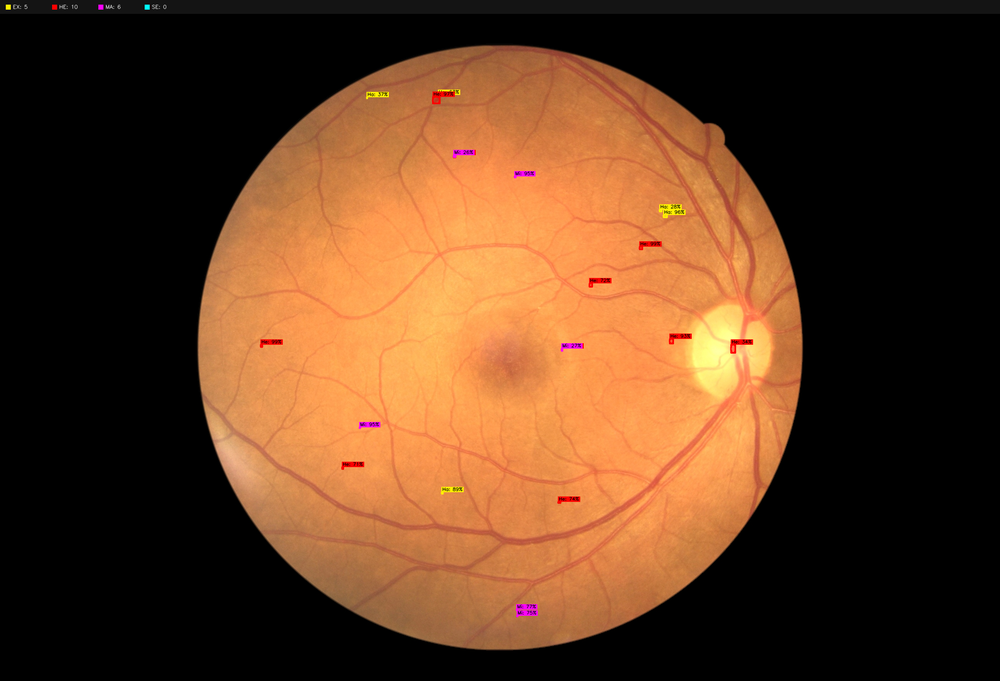
#> input picture reports/class_3_4_batch_10/sample_01_007-1774-100.png, 1000 x 681 px, shrunk from 2592 x 1764 before the run
$ python -i optic_disc.py   (imports and definitions only)
#> lines starting #> are read from the running program, lines starting #| are printed output that depends on the picture; after the words box and inside, x2 and y2 are one past the last pixel; in counts of white or black regions, pixels touching at a corner belong together
"""
Optic Disc (OD) Detector & False-Positive Suppressor for Retinal Fundus Images.

Resolves the critical false-positive bottleneck where the anatomical Optic Disc
(bright circular nerve head) is misclassified as Soft Exudates (SE) or Hard Exudates (EX).
"""

from __future__ import annotations

import cv2
import numpy as np


class OpticDiscDetector:
    """Detects Optic Disc location and suppresses false-positive exudate detections."""

    def __init__(self, expansion_factor: float = 1.25) -> None:
        """Initialize OpticDiscDetector.

        Args:
            expansion_factor: Multiplier to expand suppression radius beyond the disc edge.
        """
        self.expansion_factor = expansion_factor

    def detect(self, image_rgb: np.ndarray, fov_mask: np.ndarray | None = None) -> tuple[int, int, int] | None:
        """Detect the center coordinates (x, y) and radius r of the Optic Disc.

        Args:
            image_rgb: Input RGB image (H, W, 3).
            fov_mask: Optional binary FOV mask.

        Returns:
            Tuple (center_x, center_y, radius) or None if not found.
        """
        if image_rgb.dtype != np.uint8:
            img_uint8 = (np.clip(image_rgb, 0, 1) * 255).astype(np.uint8)
        else:
            img_uint8 = image_rgb.copy()

        # Convert to grayscale and apply FOV mask
        gray = cv2.cvtColor(img_uint8, cv2.COLOR_RGB2GRAY)
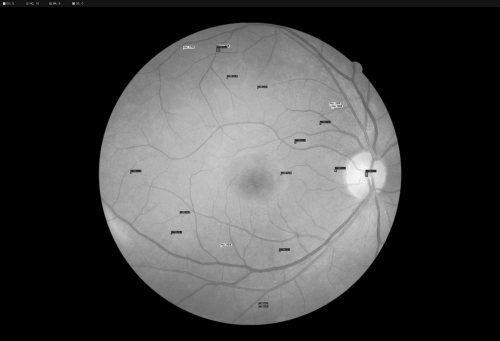
#> gray: shape (681, 1000) (shown at 1/2 size); min 0, max 245, mean 66.5
        if fov_mask is not None:
            gray = cv2.bitwise_and(gray, gray, mask=fov_mask)

        # Gaussian blur + large morphological closing to merge vessel-divided disc components
        blurred = cv2.GaussianBlur(gray, (25, 25), 0)
        kernel = cv2.getStructuringElement(cv2.MORPH_ELLIPSE, (35, 35))
        closed = cv2.morphologyEx(blurred, cv2.MORPH_CLOSE, kernel)
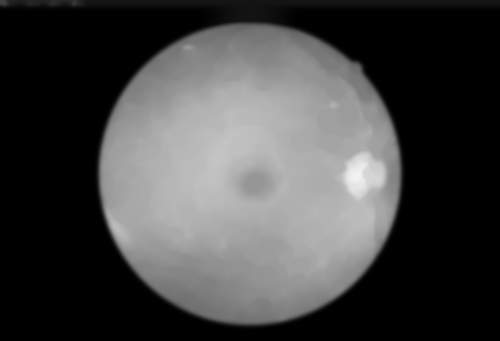
#> closed: shape (681, 1000) (shown at 1/2 size); min 0, max 243, mean 67.4

        # Adaptive thresholding for top 1.5% brightest region
        if fov_mask is not None and np.any(closed[fov_mask > 0]):
            thresh_val = np.percentile(closed[fov_mask > 0], 98.5)
        else:
            thresh_val = np.percentile(closed, 98.5)
#> thresh_val = 191

        _, od_bin = cv2.threshold(closed, int(thresh_val), 255, cv2.THRESH_BINARY)
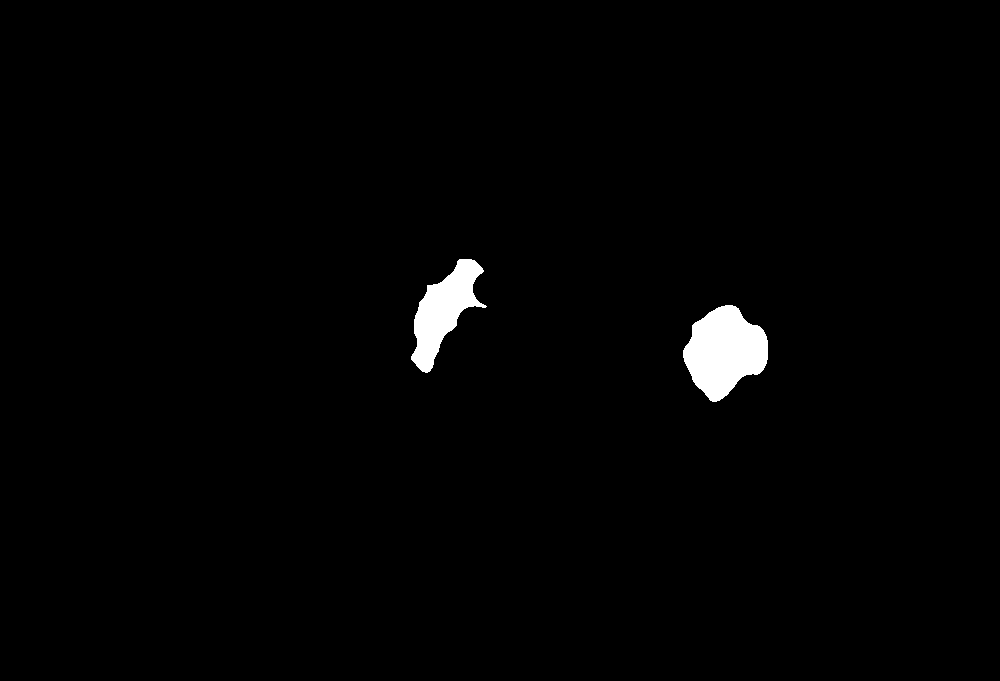
#> od_bin: shape (681, 1000); 1.4% white; 2 white regions
        if fov_mask is not None:
            od_bin = cv2.bitwise_and(od_bin, od_bin, mask=fov_mask)

        contours, _ = cv2.findContours(od_bin, cv2.RETR_EXTERNAL, cv2.CHAIN_APPROX_SIMPLE)
#> contours = 2 contours; box (x1, y1, x2, y2) and area: (683, 305, 768, 402) 5356, (411, 259, 487, 373) 3742
        if not contours:
            return None

        # Pick largest bright component
        best_cnt = max(contours, key=cv2.contourArea)
#> best_cnt = contour of 131 points, box (x1, y1, x2, y2) (683, 305, 768, 402), area 5356
        (cx, cy), radius = cv2.minEnclosingCircle(best_cnt)
#> cx = 722; cy = 353; radius = 49.03
        return (int(cx), int(cy), int(radius))

    # [65 lines left out: functions generate_suppression_mask, filter_boxes, not called in this run]

>>> import cv2
>>> picture = cv2.cvtColor(cv2.imread('../../reports/class_3_4_batch_10/sample_01_007-1774-100.png'), cv2.COLOR_BGR2RGB)
>>> result = OpticDiscDetector().detect(picture)
#> result = (722, 353, 49)

$ run again, on reports/class_3_4_batch_10/sample_02_007-1811-100.png
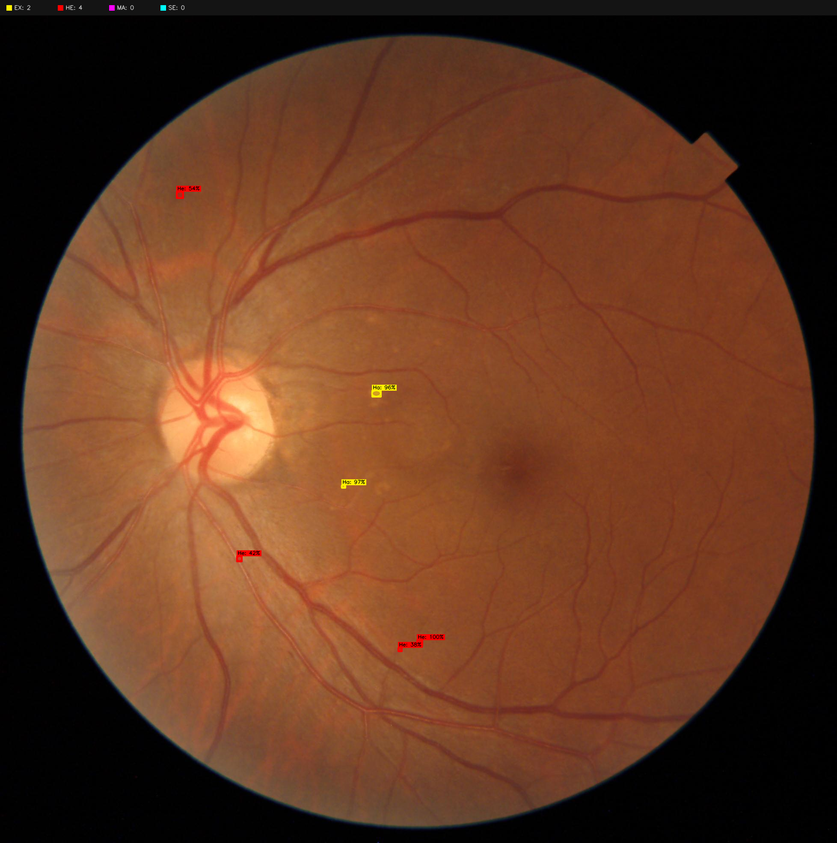
#> input picture reports/class_3_4_batch_10/sample_02_007-1811-100.png, 837 x 843 px, shrunk from 1956 x 1970 before the run
#> in detect, `gray = cv2.cvtColor(img_uint8, cv2.COLOR_RGB2GRAY)`:
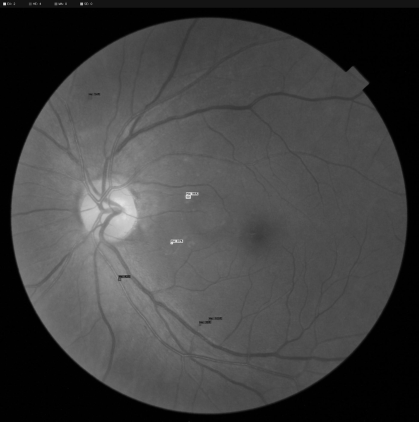
#> gray: shape (843, 837) (shown at 1/2 size); min 0, max 226, mean 64.9
#> thresh_val = 156
#> in detect, `_, od_bin = cv2.threshold(closed, int(thresh_val), 255, cv2.THRESH_BIN..`:
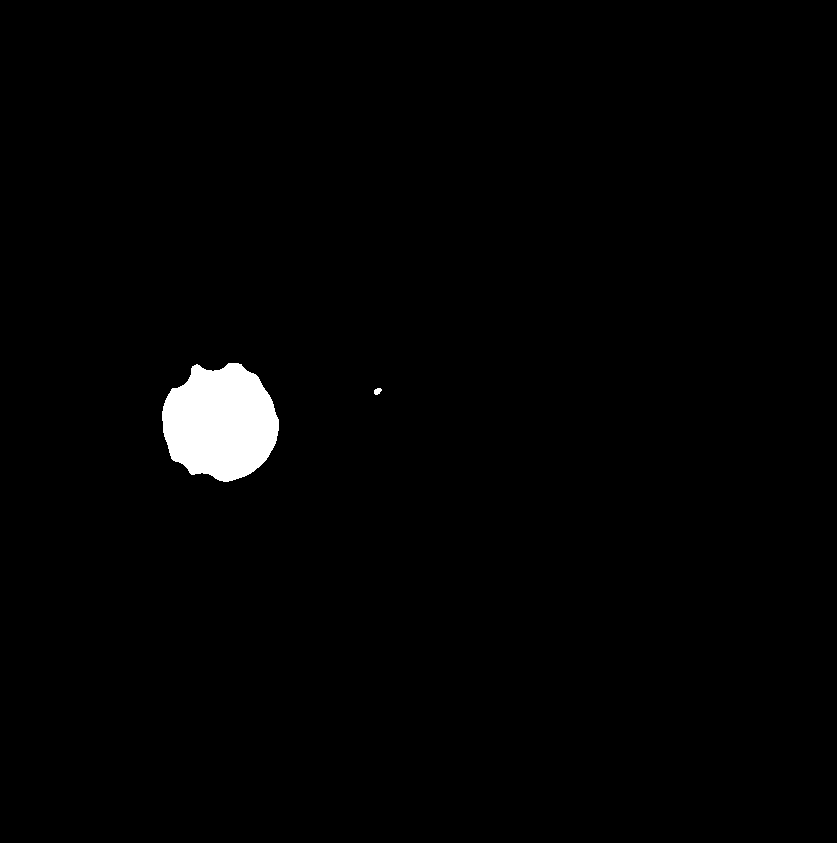
#> od_bin: shape (843, 837); 1.5% white; 2 white regions
#> contours = 2 contours; box (x1, y1, x2, y2) and area: (162, 363, 279, 482) 10338, (374, 388, 382, 395) 30
#> best_cnt = contour of 194 points, box (x1, y1, x2, y2) (162, 363, 279, 482), area 10338
#> cx = 218.5; cy = 420.7; radius = 61.03
#> result = (218, 420, 61)
